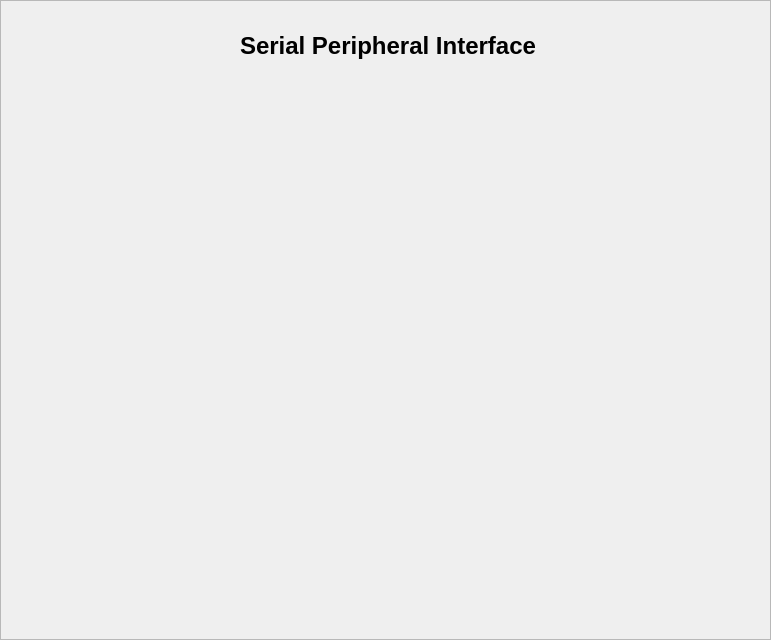
<?xml version="1.0" encoding="UTF-8"?>
<ui version="4.0">
 <class>Frame</class>
 <widget class="QFrame" name="Frame">
  <property name="geometry">
   <rect>
    <x>0</x>
    <y>0</y>
    <width>771</width>
    <height>640</height>
   </rect>
  </property>
  <property name="windowTitle">
   <string>Frame</string>
  </property>
  <property name="frameShape">
   <enum>QFrame::StyledPanel</enum>
  </property>
  <property name="frameShadow">
   <enum>QFrame::Raised</enum>
  </property>
  <widget class="QLabel" name="label">
   <property name="geometry">
    <rect>
     <x>240</x>
     <y>30</y>
     <width>301</width>
     <height>31</height>
    </rect>
   </property>
   <property name="font">
    <font>
     <pointsize>18</pointsize>
     <weight>75</weight>
     <bold>true</bold>
    </font>
   </property>
   <property name="text">
    <string>Serial Peripheral Interface</string>
   </property>
  </widget>
  <widget class="QLabel" name="label_2">
   <property name="geometry">
    <rect>
     <x>90</x>
     <y>90</y>
     <width>671</width>
     <height>501</height>
    </rect>
   </property>
   <property name="text">
    <string>&lt;html&gt;&lt;head/&gt;&lt;body&gt;&lt;p&gt;&lt;img src=&quot;:/SPI/Images/SPI.png&quot;/&gt;&lt;/p&gt;&lt;/body&gt;&lt;/html&gt;</string>
   </property>
  </widget>
 </widget>
 <resources>
  <include location="../Resources/spi.qrc"/>
 </resources>
 <connections/>
</ui>
